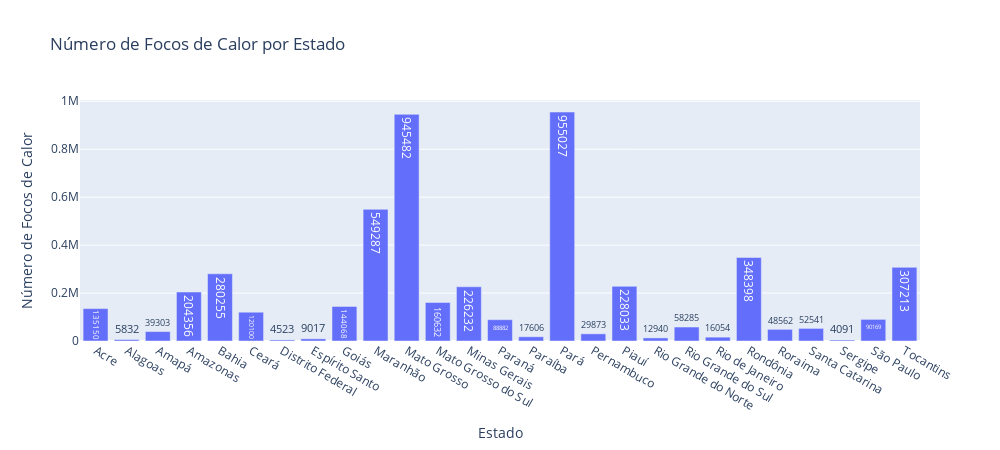

Notebook code for this chart:
### Code cell
plot_forest_fires_state(base, 'Número de Focos de Calor por Estado', True)

### Figure 1 — Plotly figure (JSON) as saved in the notebook; plotly's stock layout.template omitted (floating-point values rounded to 4 significant figures)
{"data": [{"text": [135150, 5832, 39303, 204356, 280255, 120100, 4523, 9017, 144068, 549287, 945482, 160632, 226232, 88882, 17606, 955027, 29873, 228033, 12940, 58285, 16054, 348398, 48562, 52541, 4091, 90169, 307213], "textposition": "auto", "type": "bar", "x": ["Acre", "Alagoas", "Amapá", "Amazonas", "Bahia", "Ceará", "Distrito Federal", "Espírito Santo", "Goiás", "Maranhão", "Mato Grosso", "Mato Grosso do Sul", "Minas Gerais", "Paraná", "Paraíba", "Pará", "Pernambuco", "Piauí", "Rio Grande do Norte", "Rio Grande do Sul", "Rio de Janeiro", "Rondônia", "Roraima", "Santa Catarina", "Sergipe", "São Paulo", "Tocantins"], "y": [135150, 5832, 39303, 204356, 280255, 120100, 4523, 9017, 144068, 549287, 945482, 160632, 226232, 88882, 17606, 955027, 29873, 228033, 12940, 58285, 16054, 348398, 48562, 52541, 4091, 90169, 307213]}], "layout": {"height": 450, "title": {"text": "Número de Focos de Calor por Estado"}, "width": 1000, "xaxis": {"title": {"text": "Estado"}}, "yaxis": {"title": {"text": "Número de Focos de Calor"}}}}
